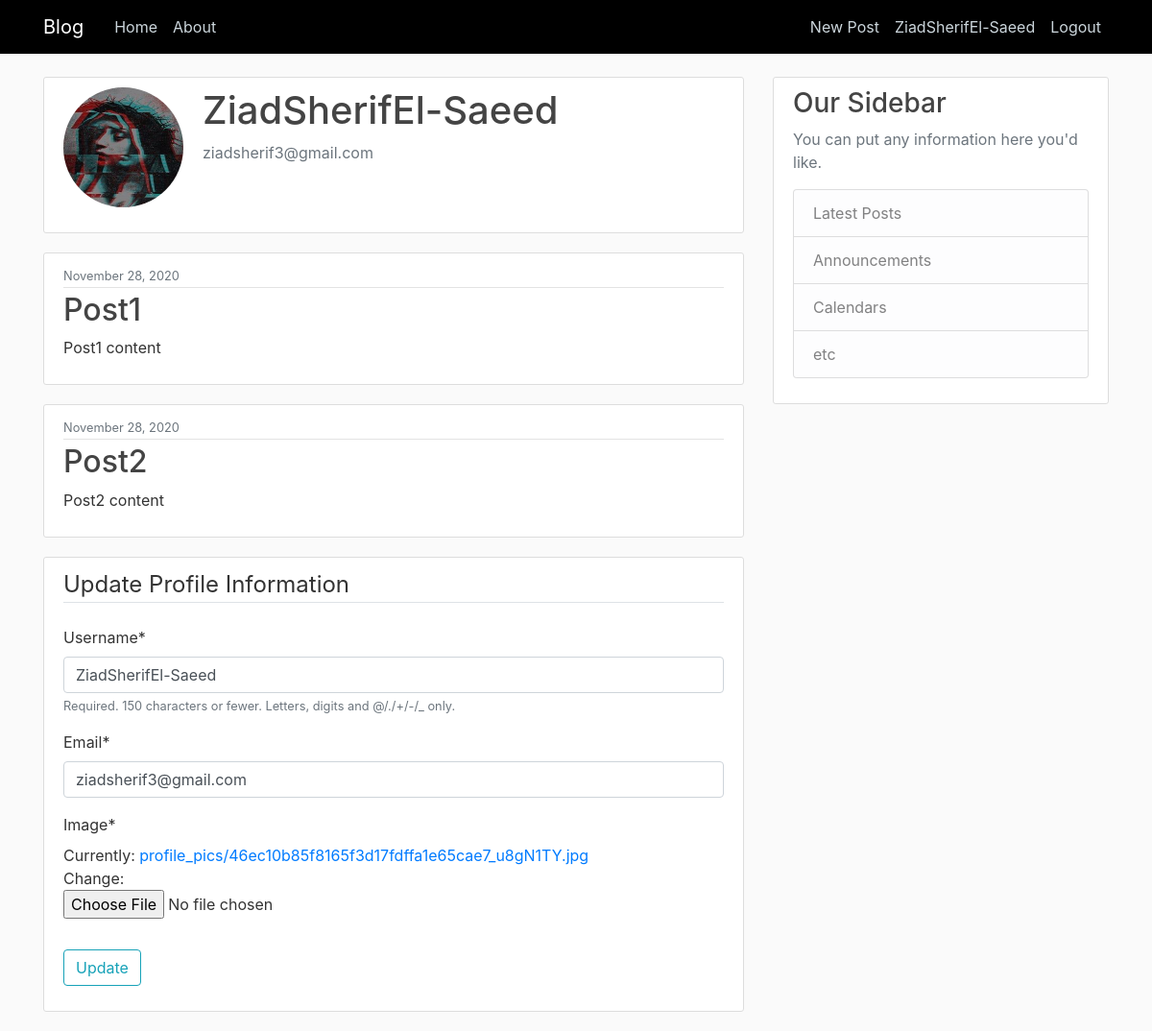
/profile/ (signed in), run on the app's committed database.
### users/models.py (models this page shows, shortened)
class Profile(models.Model):
    user = models.OneToOneField(User, on_delete=models.CASCADE)
    image = models.ImageField(default='profile_pics/default.jpg', upload_to='profile_pics')

### blog/models.py (models this page shows, shortened)
class Post(models.Model):
    title = models.CharField(max_length=100)
    content = models.TextField()
    date_posted = models.DateTimeField(default=timezone.now)
    author = models.ForeignKey(User, on_delete=models.CASCADE)

### users/views.py (the view)
# urls.py: path('profile/', users_views.profile, name="profile")
@login_required
def profile(request):
    current_user = request.user
    if request.method == 'POST':
        u_form = UserUpdateForm(request.POST, instance=current_user)
        p_form = ProfileUpdateForm(request.POST, request.FILES, instance=current_user.profile)
        if u_form.is_valid and p_form.is_valid:
            u_form.save()
            p_form.save()
            messages.success(request, f'Profile updated successfully!')
            return redirect('profile')
    else:
        u_form = UserUpdateForm(instance=current_user)
        p_form = ProfileUpdateForm(instance=current_user.profile)
        context = {
            'posts': current_user.post_set.all(),
            'u_form': u_form,
            'p_form': p_form
        }
        return render(request, 'users/profile.html', context)

### users/forms.py
class UserUpdateForm(forms.ModelForm):
    email = forms.EmailField()
    class Meta():
        model = User
        fields = ['username', 'email']

class ProfileUpdateForm(forms.ModelForm):
    class Meta():
        model = Profile
        fields = ['image']

### users/Templates/users/profile.html (shortened to what this page needs)
{% extends 'blog/base.html' %}
{% load crispy_forms_tags %}
{% block content %}
    <div class="container content-section">
        <div class="media">
            <img class="rounded-circle account-img" src="{{ user.profile.image.url }}">
            <div class="media-body">
                <h2 class="account-heading">{{ user.username }}</h2>
                <p class="text-secondary">{{ user.email }}</p>
            </div>
        </div>
    </div>
    {% for post in posts %}
    <article class="media content-section">
        <div class="media-body">
          <div class="article-metadata">
            <small class="text-muted">{{ post.date_posted|date:"F d, Y" }}</small>
          </div>
          <h2><a class="article-title" href="#">{{ post.title }}</a></h2>
          <p class="article-content">{{ post.content }}</p>
        </div>
    </article>
    {% endfor %}
    <div class='content-section'>
        <form method="POST" enctype="multipart/form-data">
            <fieldset class="form-group">
                <legend class="border-bottom mb-4">Update Profile Information</legend>
                {{ u_form|crispy }}
                {{ p_form|crispy }}
            </fieldset>
            <div class="form-group">
                <button class="btn btn-outline-info" type="submit">Update</button>
            </div>
        </form>
    </div>
{% endblock content %}

### blog/templates/blog/base.html (shortened to what this page needs)
{% load static %}
<!DOCTYPE html>
<html lang="en">
<head>
    <link rel="stylesheet" href="https://maxcdn.bootstrapcdn.com/bootstrap/4.0.0/css/bootstrap.min.css"
>
    <link rel="stylesheet" href="{% static 'blog/main.css' %}">
</head>
<body>
    <header class="site-header">
        <nav class="navbar navbar-expand-md navbar-dark black-back fixed-top">
            <div class="container">
                <a class="navbar-brand mr-4" href="{% url 'blog-home' %}">Blog</a>
                <div class="collapse navbar-collapse" id="navbarToggle">
                    <div class="navbar-nav mr-auto">
                        <a class="nav-item nav-link" href="{% url 'blog-home' %}">Home</a>
                        <a class="nav-item nav-link" href="{% url 'blog-about' %}">About</a>
                    </div>
                    <div class="navbar-nav">
                        {% if user.is_authenticated %}
                            <a class="nav-item nav-link" href="{% url 'post-create' %}">New Post</a>
                            <a class="nav-item nav-link" href="{% url 'profile' %}">{{ user.username }}</a>
                            <a class="nav-item nav-link" href="{% url 'logout' %}">Logout</a>
                        {% else %}
                            <a class="nav-item nav-link" href="{% url 'login' %}">Login</a>
                            <a class="nav-item nav-link" href="{% url 'register' %}">Register</a>
                        {% endif %}
                    </div>
                </div>
            </div>
        </nav>
    </header>
    <main role="main" class="container">
        <div class="row">
            <div class="col-md-8">
                {% block content %}{% endblock %}
            </div>
            <div class="col-md-4">
                <div class="content-section">
                    <h3>Our Sidebar</h3>
                    <p class='text-muted'>You can put any information here you'd like.
                    <ul class="list-group">
                        <li class="list-group-item list-group-item-light">Latest Posts</li>
                        <li class="list-group-item list-group-item-light">Announcements</li>
                        <li class="list-group-item list-group-item-light">Calendars</li>
                        <li class="list-group-item list-group-item-light">etc</li>
                    </ul>
                    </p>
                </div>
            </div>
        </div>
    </main>
</body>
</html>

### blog/static/blog/main.css (style rules this page uses)
body { background: #fafafa; color: #333333; margin-top: 5rem; }
h1, h2, h3, h4, h5, h6 { color: #444444; }
ul { margin: 0; }
.black-back { background-color: black; }
.site-header .navbar-nav .nav-link { color: #cbd5db; }
.content-section { background: #ffffff; padding: 10px 20px; border: 1px solid #dddddd; border-radius: 3px; margin-bottom: 20px; }
.article-title { color: #444444; }
.article-content { white-space: pre-line; }
.article-metadata { padding-bottom: 1px; margin-bottom: 4px; border-bottom: 1px solid #e3e3e3 }
.account-img { height: 125px; width: 125px; margin-right: 20px; margin-bottom: 16px; }
.account-heading { font-size: 2.5rem; }

### data on the page
Post: date_posted "November 28, 2020", title "Post1", content "Post1 content"
Post: date_posted "November 28, 2020", title "Post2", content "Post2 content"

### other printed values
{{ user.username }} "ZiadSherifEl-Saeed"
{{ user.email }} "ziadsherif3@gmail.com"
